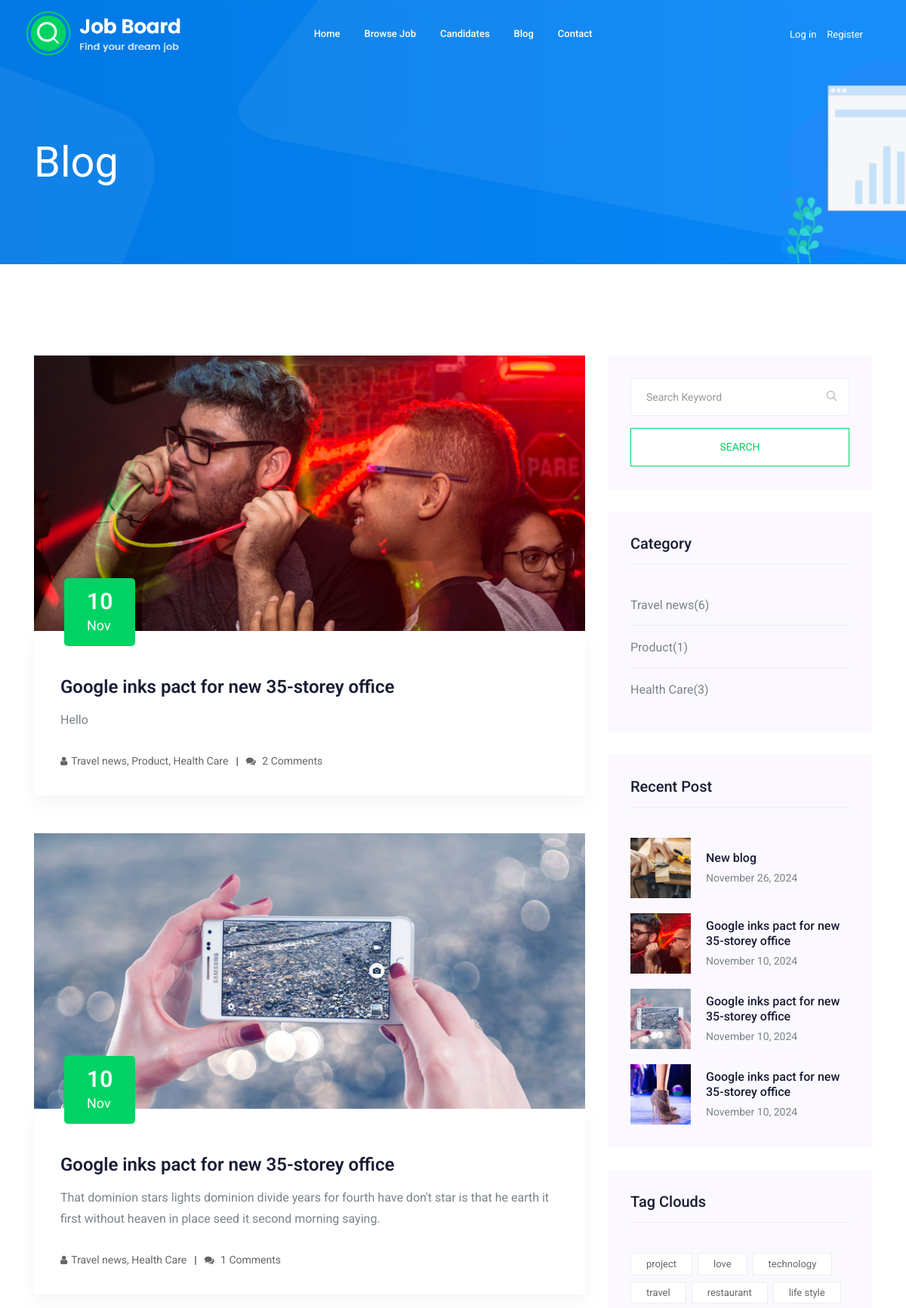
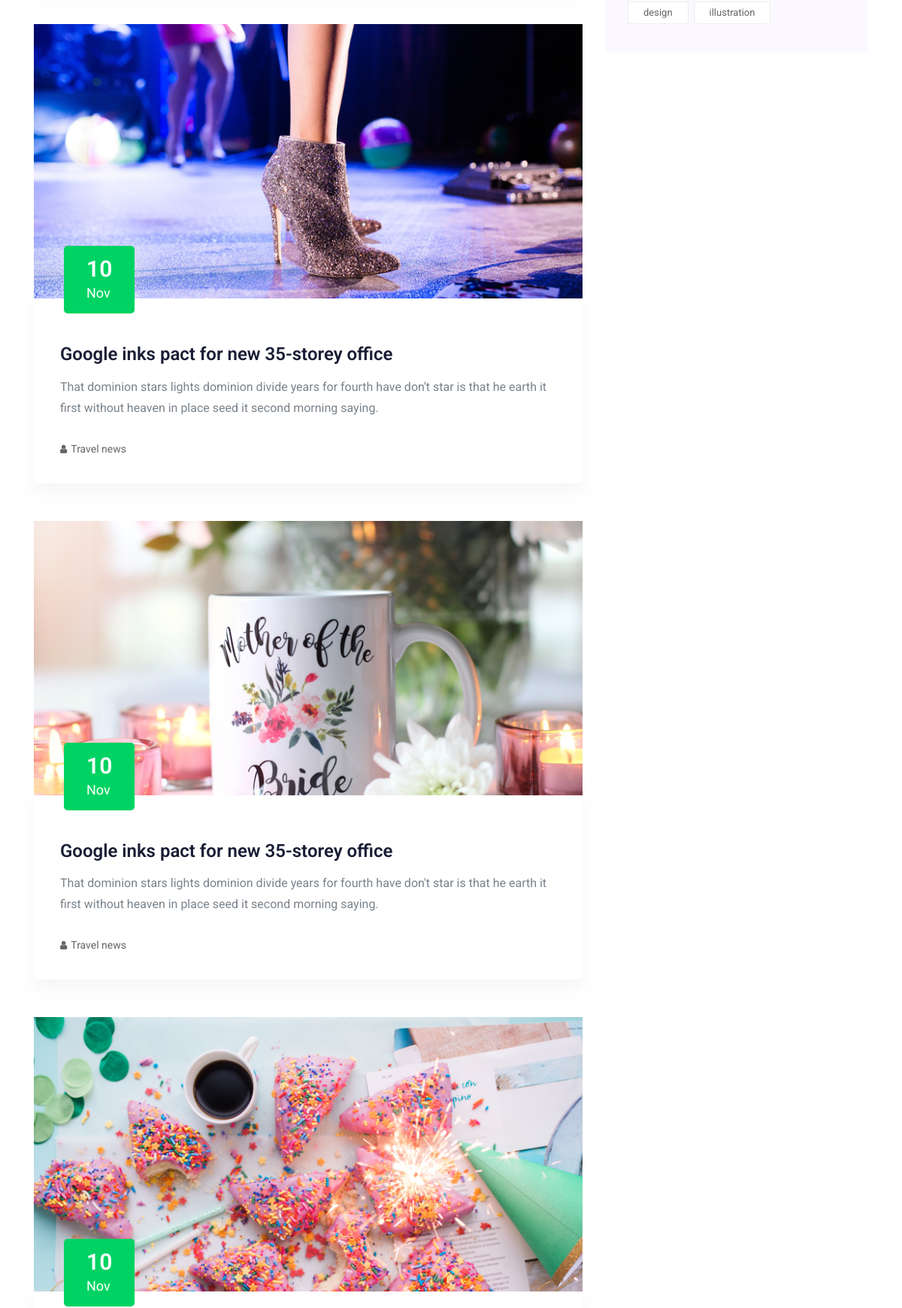
Screenshot of /blog.php (upper part) with the database file from the repository (2 pictures, top to bottom).
### tables this page shows
CREATE TABLE `blogs` (
  `id` int NOT NULL,
  `name` varchar(255) NOT NULL,
  `short_description` varchar(255) NOT NULL,
  `description` text NOT NULL,
  `created_at` timestamp NOT NULL DEFAULT CURRENT_TIMESTAMP,
  `image` varchar(255) DEFAULT NULL,
  `slug` varchar(255) NOT NULL
);

### blog.php (the view, shortened to what this page needs)
<?php
$pdo = require_once $_SERVER['DOCUMENT_ROOT'] . '/db.php';
$keywords = $_GET['keywords'] ?? '';
$sql = "SELECT
    blogs.id AS blog_id,
    blogs.name AS name,
    blogs.short_description AS short_description,
    blogs.description AS description,
    blogs.created_at AS created_at,
    blogs.image AS image,
    blogs.slug AS slug,
    GROUP_CONCAT(blog_categories.name SEPARATOR ', ') AS categories
FROM blog_category
JOIN blogs ON blog_category.blog_id = blogs.id
JOIN blog_categories ON blog_category.blog_category_id = blog_categories.id
WHERE (blogs.name LIKE CONCAT('%', ?, '%') OR blogs.short_description LIKE CONCAT('%', ?, '%'))";
$params = [$keywords, $keywords];
$sql .= " GROUP BY blogs.id";
$blogs = $pdo->prepare($sql);
$blogs->execute($params);
$blogs = $blogs->fetchAll();
$categories = $pdo->query("SELECT
    blog_category.blog_category_id AS category_id,
    blog_categories.name AS category,
    COUNT(blog_category.blog_category_id) AS quantity
FROM blog_category JOIN blog_categories
ON blog_category.blog_category_id = blog_categories.id
GROUP BY blog_category.blog_category_id")->fetchAll();
$recentPosts = $pdo->query("SELECT name, image, slug, created_at
FROM blogs
ORDER BY created_at DESC
LIMIT 4")->fetchAll();
$blogComments = $pdo->query("SELECT
    blogs.id,
    COUNT(comments.blog_id) AS comments
FROM blogs
JOIN comments ON blogs.id = comments.blog_id
GROUP BY blogs.id")->fetchAll();
?>
<!doctype html>
<html class="no-js" lang="zxx">
<head>
    <link rel="stylesheet" href="css/bootstrap.min.css">
    <link rel="stylesheet" href="css/owl.carousel.min.css">
    <link rel="stylesheet" href="css/magnific-popup.css">
    <link rel="stylesheet" href="css/font-awesome.min.css">
    <link rel="stylesheet" href="css/themify-icons.css">
    <link rel="stylesheet" href="css/nice-select.css">
    <link rel="stylesheet" href="css/flaticon.css">
    <link rel="stylesheet" href="css/gijgo.css">
    <link rel="stylesheet" href="css/animate.css">
    <link rel="stylesheet" href="css/slicknav.css">
    <link rel="stylesheet" href="css/style.css">
</head>
<body>
<?php
include $_SERVER['DOCUMENT_ROOT'] . '/layouts/header.php';
?>
<div class="bradcam_area bradcam_bg_1">
    <div class="container">
        <div class="row">
            <div class="col-xl-12">
                <div class="bradcam_text">
                    <h3>blog</h3>
                </div>
            </div>
        </div>
    </div>
</div>
<section class="blog_area section-padding">
    <div class="container">
        <div class="row">
            <div class="col-lg-8 mb-5 mb-lg-0">
                <div class="blog_left_sidebar">
                    <?php foreach ($blogs as $blog): ?>
                        <article class="blog_item">
                            <div class="blog_item_img">
                                <img class="card-img rounded-0" src="<?= $blog['image'] ?>" alt="">
                                <a href="#" class="blog_item_date">
                                    <h3><?= date('d', strtotime($blog['created_at'])) ?></h3>
                                    <p><?= date('M', strtotime($blog['created_at'])) ?></p>
                                </a>
                            </div>
                            <div class="blog_details">
                                <a class="d-inline-block" href="/single-blog.php?slug=<?= $blog['slug'] ?>">
                                    <h2><?= $blog['name'] ?></h2>
                                </a>
                                <p><?= $blog['short_description'] ?></p>
                                <ul class="blog-info-link">
                                    <li><a href="#"><i class="fa fa-user"></i><?= $blog['categories'] ?></a></li>
                                    <?php foreach ($blogComments as $comment): ?>
                                        <?php if ($comment['id'] == $blog['blog_id']): ?>
                                            <li><a href="#"><i class="fa fa-comments"></i> <?= $comment['comments'] ?>
                                                    Comments</a></li>
                                        <?php endif; ?>
                                    <?php endforeach; ?>
                                </ul>
                            </div>
                        </article>
                    <?php endforeach; ?>
                </div>
            </div>
            <div class="col-lg-4">
                <div class="blog_right_sidebar">
                    <aside class="single_sidebar_widget search_widget">
                        <form>
                            <div class="form-group">
                                <div class="input-group mb-3">
                                    <input type="text" name="keywords" value="<?= $keywords ?>"
                                           class="form-control" placeholder='Search Keyword'
                                           onfocus="this.placeholder = ''"
                                           onblur="this.placeholder = 'Search Keyword'">
                                    <div class="input-group-append">
                                        <button class="btn" type="button"><i class="ti-search"></i></button>
                                    </div>
                                </div>
                            </div>
                            <button class="button rounded-0 primary-bg text-white w-100 btn_1 boxed-btn"
                                    type="submit">Search
                            </button>
                        </form>
                    </aside>
                    <aside class="single_sidebar_widget post_category_widget">
                        <h4 class="widget_title">Category</h4>
                        <ul class="list cat-list">
                            <?php foreach ($categories as $category): ?>
                                <li>
                                    <a href="/blog.php?category=<?= $category['category_id'] ?>" class="d-flex">
                                        <p><?= $category['category'] ?></p>
                                        <p>(<?= $category['quantity'] ?>)</p>
                                    </a>
                                </li>
                            <?php endforeach; ?>
                        </ul>
                    </aside>
                    <aside class="single_sidebar_widget popular_post_widget">
                        <h3 class="widget_title">Recent Post</h3>
                        <?php foreach ($recentPosts as $post): ?>
                            <div class="media post_item">
                                <div style="width: 80px;height: 80px;">
                                    <img src="<?= $post['image'] ?>" alt="post" style="object-fit: cover;" width="100%"
                                         height="100%">
                                </div>
                                <div class="media-body">
                                    <a href="/single-blog.php?slug=<?= $post['slug'] ?>">
                                        <h3><?= $post['name'] ?></h3>
                                    </a>
                                    <p><?= date('F d, Y', strtotime($post['created_at'])) ?></p>
                                </div>
                            </div>
                        <?php endforeach; ?>
                    </aside>
                    <aside class="single_sidebar_widget tag_cloud_widget">
                        <h4 class="widget_title">Tag Clouds</h4>
                        <ul class="list">
                            <li>
                                <a href="#">project</a>
                            </li>
                            <li>
                                <a href="#">love</a>
                            </li>
                            <li>
                                <a href="#">technology</a>
                            </li>
                            <li>
                                <a href="#">travel</a>
                            </li>
                            <li>
                                <a href="#">restaurant</a>
                            </li>
                            <li>
                                <a href="#">life style</a>
                            </li>
                            <li>
                                <a href="#">design</a>
                            </li>
                            <li>
                                <a href="#">illustration</a>
                            </li>
                        </ul>
                    </aside>
                </div>
            </div>
        </div>
    </div>
</section>
</body>
</html>

### rows the page displays
blogs: image (picture), created_at "10", created_at "Nov", name "Google inks pact for new 35-storey office", short_description "Hello", categories "Travel news, Product, Health Care", comments "2", created_at "November 10, 2024"
blogs: image (picture), created_at "10", created_at "Nov", name "Google inks pact for new 35-storey office", short_description "That dominion stars lights dominion divide years for fourth have don't star is that he earth it first without heaven in place seed it second morning saying.", categories "Travel news, Health Care", comments "1", created_at "November 10, 2024"
blogs: image (picture), created_at "10", created_at "Nov", name "Google inks pact for new 35-storey office", short_description "That dominion stars lights dominion divide years for fourth have don't star is that he earth it first without heaven in place seed it second morning saying.", categories "Travel news", created_at "November 10, 2024"
blogs: image (picture), created_at "10", created_at "Nov", name "Google inks pact for new 35-storey office", short_description "That dominion stars lights dominion divide years for fourth have don't star is that he earth it first without heaven in place seed it second morning saying.", categories "Travel news"
blogs: image (picture), created_at "10", created_at "Nov"
blogs: image (picture), name "New blog", created_at "November 26, 2024"

### other values shown
$category['category'] "Travel news"
$category['quantity'] "6"
$category['category'] "Product"
$category['quantity'] "1"
$category['category'] "Health Care"
$category['quantity'] "3"
